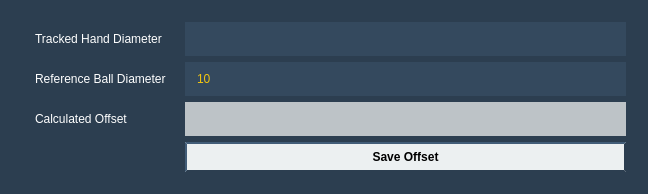
<?xml version="1.0" encoding="UTF-8"?>
<ui version="4.0">
 <class>CalibrationDialog</class>
 <widget class="QDialog" name="CalibrationDialog">
  <property name="geometry">
   <rect>
    <x>0</x>
    <y>0</y>
    <width>648</width>
    <height>194</height>
   </rect>
  </property>
  <property name="sizePolicy">
   <sizepolicy hsizetype="Fixed" vsizetype="Fixed">
    <horstretch>0</horstretch>
    <verstretch>0</verstretch>
   </sizepolicy>
  </property>
  <property name="minimumSize">
   <size>
    <width>648</width>
    <height>194</height>
   </size>
  </property>
  <property name="maximumSize">
   <size>
    <width>648</width>
    <height>194</height>
   </size>
  </property>
  <property name="windowTitle">
   <string>MainWindow</string>
  </property>
  <property name="styleSheet">
   <string notr="true">background:#2c3e50;</string>
  </property>
  <layout class="QVBoxLayout" name="verticalLayout_2">
   <item>
    <layout class="QVBoxLayout" name="verticalLayout">
     <property name="sizeConstraint">
      <enum>QLayout::SetFixedSize</enum>
     </property>
     <item>
      <widget class="QWidget" name="widget" native="true">
       <property name="sizePolicy">
        <sizepolicy hsizetype="Minimum" vsizetype="Preferred">
         <horstretch>0</horstretch>
         <verstretch>0</verstretch>
        </sizepolicy>
       </property>
       <layout class="QFormLayout" name="formLayout">
        <item row="0" column="0">
         <widget class="QLabel" name="label_2">
          <property name="styleSheet">
           <string notr="true">QLabel{
	background: #2c3e50;
	padding: 10px;
	color: white;
}</string>
          </property>
          <property name="text">
           <string>Tracked Hand Diameter</string>
          </property>
         </widget>
        </item>
        <item row="3" column="1">
         <widget class="QPushButton" name="pushButton">
          <property name="styleSheet">
           <string notr="true"> QPushButton {
     background-color: #ecf0f1;
     border-style: outset;
     border-width: 2px;
     border-color: #2c3e50;
     font: bold 12px;
     min-width: 10em;
     padding: 6px;
 }
 QPushButton:hover {
     background-color: #bdc3c7;
     border-style: inset;
 }
 QPushButton:pressed {
     background-color: #95a5a6;
     border-style: inset;
 }</string>
          </property>
          <property name="text">
           <string>Save Offset</string>
          </property>
         </widget>
        </item>
        <item row="1" column="0">
         <widget class="QLabel" name="label_3">
          <property name="styleSheet">
           <string notr="true">QLabel{
	background: #2c3e50;
	padding: 10px;
	color: white;
}</string>
          </property>
          <property name="text">
           <string>Reference Ball Diameter</string>
          </property>
         </widget>
        </item>
        <item row="0" column="1">
         <widget class="QLineEdit" name="lineEdit">
          <property name="styleSheet">
           <string notr="true"> QLineEdit {
     border: 0px solid gray;
     padding: 10px;
     background: #34495e;
     selection-background-color: #34495e;
	color: #f1c40f;
 }
</string>
          </property>
         </widget>
        </item>
        <item row="1" column="1">
         <widget class="QLineEdit" name="lineEdit_2">
          <property name="styleSheet">
           <string notr="true"> QLineEdit {
     border: 0px solid gray;
     padding: 10px;
     background: #34495e;
     selection-background-color: #34495e;
	color: #f1c40f;
 }
</string>
          </property>
          <property name="text">
           <string>10</string>
          </property>
         </widget>
        </item>
        <item row="2" column="1">
         <widget class="QLineEdit" name="lineEdit_3">
          <property name="styleSheet">
           <string notr="true"> QLineEdit {
     border: 0px solid gray;
     padding: 10px;
     background: #bdc3c7;
     selection-background-color: #34495e;
 }
</string>
          </property>
         </widget>
        </item>
        <item row="2" column="0">
         <widget class="QLabel" name="label">
          <property name="styleSheet">
           <string notr="true">QLabel{
	background: #2c3e50;
	padding: 10px;
	color: white;
}</string>
          </property>
          <property name="text">
           <string>Calculated Offset</string>
          </property>
         </widget>
        </item>
       </layout>
      </widget>
     </item>
    </layout>
   </item>
  </layout>
 </widget>
 <layoutdefault spacing="6" margin="11"/>
 <resources/>
 <connections/>
</ui>
